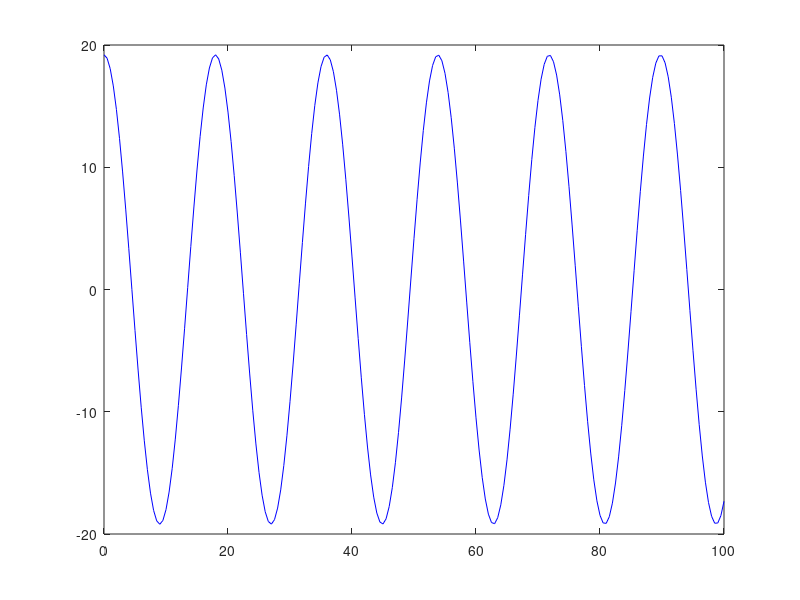

Write the MATLAB code that produced this figure.
% Earth Temperature Rate
close all
clear
clc

% claimed that change of .08 degree farenheit per decade.

r_t = 1/60;
K_t = 60;

% Start with exponential.

    % Avg temp in Alaska during spring/summer
temp = (12.8 + 25.6)/2;

dT =@(T) -.7*T/(2*i) + 1/(2*T*1);
t = 0:.5:100;

%dtemp = @(t,y)[r_t.*y(1).*(1-y(1)./K_t)];
dtemp = @(t,T)[dT(T)]
[t y] = ode45(dtemp,t,[temp]);

figure(1)
plot(t,y(:,1),'b')



